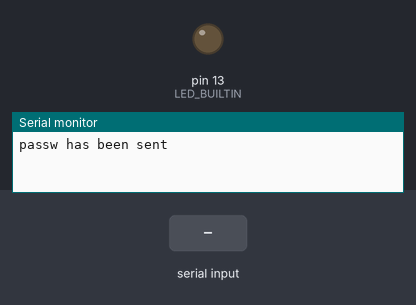
A sketch run on a simulated Arduino Leonardo, built with avr-gcc and run on an emulated ATmega32U4. Parts: output pins drawn as LEDs (lit = HIGH), the last lines printed to the serial monitor. The test bench sets the inputs (shaded band). EEPROM starts erased; USB keyboard and mouse output is not drawn.

Above: at 5.4 s.
5.5 s: "e" received over Serial
At 6.5 s:
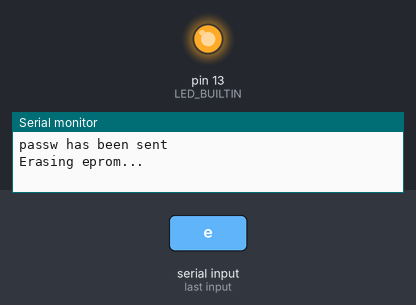
Timing chart, 0 to 10.6 s (numbered marks = the images above; inputs shaded):
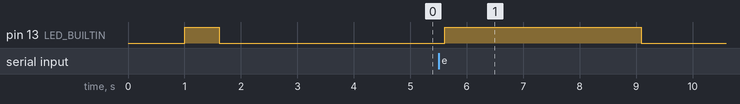

Measured:
- after the input at 5.5 s, pin 13 (LED_BUILTIN): LOW → HIGH after 0.11 s, → LOW 3.5 s later

The sketch:

passkey.ino
```cpp
#include <EEPROM.h>
#include "Keyboard.h"

static const size_t KBufSize = 256;
static const int KEepROMaddr = 0x0;
static const int KBlinkError = 4;
byte length = 0;
bool pass = 0;

static char password[KBufSize] = {0};

void blink_error()
{
  for (unsigned i = 0; i < KBlinkError; ++i) {
    delay(100);
    digitalWrite(LED_BUILTIN, HIGH);
    delay(100);
    digitalWrite(LED_BUILTIN, LOW);
  }
}

void setup() {
   // open the serial port
  Serial.begin(9600);
   // initialize control over the keyboard
  Keyboard.begin();

  pinMode(LED_BUILTIN, OUTPUT);

  length = EEPROM.read(KEepROMaddr);

  if (!length) {
    Serial.write("No password programmed\n");
  } else {
    if (length >= KBufSize) {
      blink_error();
      length = KBufSize - 1;
    }

    for (int i = 0 ; i < length; ++i)
      password[i] = EEPROM.read(KEepROMaddr + 1 + i);
  }
}

void loop() {
  delay(1000);

  if (!pass && length) {

    digitalWrite(LED_BUILTIN, HIGH);

    Keyboard.write(password, strlen(password));

    Serial.write("passw has been sent\n");
    delay(100);
    digitalWrite(LED_BUILTIN, LOW);

    pass = true;
  } else {
    char buf[KBufSize]={0};
    unsigned size = 0;

    while (Serial.available() > 0) {
      buf[size++] = Serial.read();

      if (size == KBufSize) {
        Serial.write("passw too long\n");
        blink_error();
        return;
      }
    }

    if (1 == size) {
      if (buf[0] == 'e')
        digitalWrite(LED_BUILTIN, HIGH);
        Serial.write("Erasing eprom...");

        for (uint16_t i = 0 ; i < EEPROM.length(); i++)
          EEPROM.write(i, 0);

        digitalWrite(LED_BUILTIN, LOW);
        Serial.write("Done");
    } else if (size > 2 && buf[0] == 'p' && buf[1] == '=') {

      for (uint16_t i = 0; i < size; ++i)
        password[i] = buf[i+2];

        digitalWrite(LED_BUILTIN, HIGH);
        Serial.write("Programming...");
        Serial.write(buf+2, size - 2);

        EEPROM.write(0, size - 2);
        for (int i = 0 ; i < size - 2 ; i++)
          EEPROM.write(i+1, buf[i+2]);

        digitalWrite(LED_BUILTIN, LOW);
        Serial.write("Done");
    }
  }
}
```
